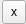
<?xml version="1.0" encoding="UTF-8"?>
<ui version="4.0">
 <class>Form</class>
 <widget class="QWidget" name="Form">
  <property name="geometry">
   <rect>
    <x>0</x>
    <y>0</y>
    <width>278</width>
    <height>24</height>
   </rect>
  </property>
  <property name="sizePolicy">
   <sizepolicy hsizetype="Expanding" vsizetype="Fixed">
    <horstretch>0</horstretch>
    <verstretch>0</verstretch>
   </sizepolicy>
  </property>
  <property name="minimumSize">
   <size>
    <width>0</width>
    <height>24</height>
   </size>
  </property>
  <property name="windowTitle">
   <string>Form</string>
  </property>
  <layout class="QHBoxLayout" name="horizontalLayout" stretch="5,0">
   <property name="spacing">
    <number>2</number>
   </property>
   <property name="sizeConstraint">
    <enum>QLayout::SetFixedSize</enum>
   </property>
   <property name="leftMargin">
    <number>0</number>
   </property>
   <property name="topMargin">
    <number>0</number>
   </property>
   <property name="rightMargin">
    <number>0</number>
   </property>
   <property name="bottomMargin">
    <number>0</number>
   </property>
   <item>
    <widget class="QWidget" name="buttonContainer" native="true">
     <property name="sizePolicy">
      <sizepolicy hsizetype="MinimumExpanding" vsizetype="Preferred">
       <horstretch>0</horstretch>
       <verstretch>0</verstretch>
      </sizepolicy>
     </property>
     <widget class="QPushButton" name="downloadButton">
      <property name="geometry">
       <rect>
        <x>0</x>
        <y>0</y>
        <width>251</width>
        <height>24</height>
       </rect>
      </property>
      <property name="sizePolicy">
       <sizepolicy hsizetype="Expanding" vsizetype="Fixed">
        <horstretch>2</horstretch>
        <verstretch>2</verstretch>
       </sizepolicy>
      </property>
      <property name="minimumSize">
       <size>
        <width>0</width>
        <height>0</height>
       </size>
      </property>
      <property name="sizeIncrement">
       <size>
        <width>0</width>
        <height>0</height>
       </size>
      </property>
      <property name="baseSize">
       <size>
        <width>24</width>
        <height>251</height>
       </size>
      </property>
      <property name="styleSheet">
       <string notr="true">background-color: #00ffff00</string>
      </property>
      <property name="text">
       <string>Download</string>
      </property>
     </widget>
     <widget class="QProgressBar" name="downloadProgressBar">
      <property name="geometry">
       <rect>
        <x>0</x>
        <y>0</y>
        <width>251</width>
        <height>24</height>
       </rect>
      </property>
      <property name="sizePolicy">
       <sizepolicy hsizetype="Expanding" vsizetype="Fixed">
        <horstretch>2</horstretch>
        <verstretch>2</verstretch>
       </sizepolicy>
      </property>
      <property name="minimumSize">
       <size>
        <width>0</width>
        <height>0</height>
       </size>
      </property>
      <property name="baseSize">
       <size>
        <width>151</width>
        <height>24</height>
       </size>
      </property>
      <property name="styleSheet">
       <string notr="true"/>
      </property>
      <property name="value">
       <number>0</number>
      </property>
      <property name="textVisible">
       <bool>false</bool>
      </property>
     </widget>
     <zorder>downloadProgressBar</zorder>
     <zorder>downloadButton</zorder>
    </widget>
   </item>
   <item>
    <widget class="QToolButton" name="deleteButton">
     <property name="sizePolicy">
      <sizepolicy hsizetype="Fixed" vsizetype="Fixed">
       <horstretch>1</horstretch>
       <verstretch>1</verstretch>
      </sizepolicy>
     </property>
     <property name="minimumSize">
      <size>
       <width>24</width>
       <height>24</height>
      </size>
     </property>
     <property name="text">
      <string>x</string>
     </property>
    </widget>
   </item>
  </layout>
 </widget>
 <resources/>
 <connections/>
</ui>
